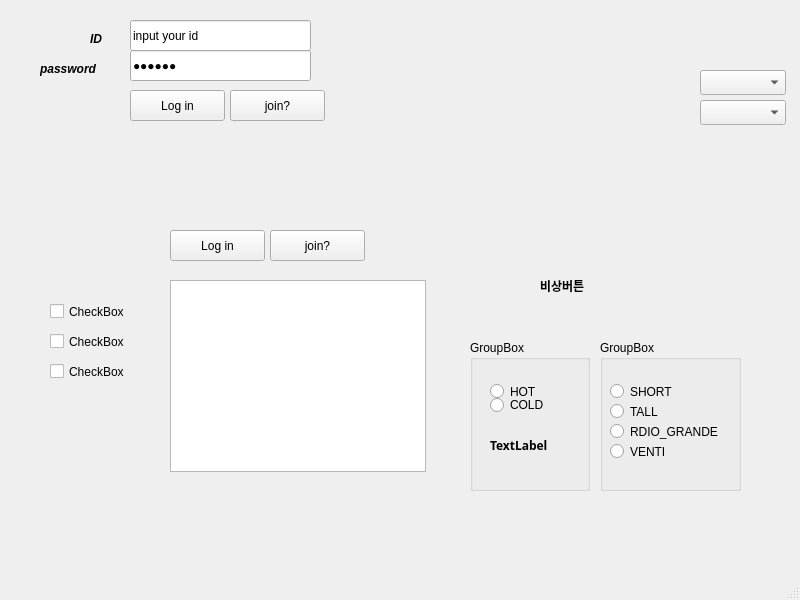
<?xml version="1.0" encoding="UTF-8"?>
<ui version="4.0">
 <class>MainWindow</class>
 <widget class="QMainWindow" name="MainWindow">
  <property name="geometry">
   <rect>
    <x>0</x>
    <y>0</y>
    <width>800</width>
    <height>600</height>
   </rect>
  </property>
  <property name="windowTitle">
   <string>MainWindow</string>
  </property>
  <widget class="QWidget" name="centralwidget">
   <widget class="QPushButton" name="PB1">
    <property name="geometry">
     <rect>
      <x>130</x>
      <y>90</y>
      <width>95</width>
      <height>31</height>
     </rect>
    </property>
    <property name="text">
     <string>Log in</string>
    </property>
   </widget>
   <widget class="QLineEdit" name="ID_INPUT">
    <property name="geometry">
     <rect>
      <x>130</x>
      <y>20</y>
      <width>181</width>
      <height>31</height>
     </rect>
    </property>
    <property name="text">
     <string>input your id</string>
    </property>
   </widget>
   <widget class="QLabel" name="ID">
    <property name="geometry">
     <rect>
      <x>90</x>
      <y>30</y>
      <width>67</width>
      <height>17</height>
     </rect>
    </property>
    <property name="font">
     <font>
      <weight>75</weight>
      <italic>true</italic>
      <bold>true</bold>
     </font>
    </property>
    <property name="text">
     <string>ID</string>
    </property>
   </widget>
   <widget class="QLineEdit" name="PASSWORD_INPUT">
    <property name="geometry">
     <rect>
      <x>130</x>
      <y>50</y>
      <width>181</width>
      <height>31</height>
     </rect>
    </property>
    <property name="text">
     <string>******</string>
    </property>
    <property name="echoMode">
     <enum>QLineEdit::Password</enum>
    </property>
   </widget>
   <widget class="QLabel" name="PASSWORD">
    <property name="geometry">
     <rect>
      <x>40</x>
      <y>60</y>
      <width>67</width>
      <height>17</height>
     </rect>
    </property>
    <property name="font">
     <font>
      <weight>75</weight>
      <italic>true</italic>
      <bold>true</bold>
     </font>
    </property>
    <property name="text">
     <string>password</string>
    </property>
   </widget>
   <widget class="QPushButton" name="PB2">
    <property name="geometry">
     <rect>
      <x>230</x>
      <y>90</y>
      <width>95</width>
      <height>31</height>
     </rect>
    </property>
    <property name="text">
     <string>join?</string>
    </property>
   </widget>
   <widget class="QLabel" name="pushbutton">
    <property name="geometry">
     <rect>
      <x>450</x>
      <y>100</y>
      <width>281</width>
      <height>151</height>
     </rect>
    </property>
    <property name="font">
     <font>
      <weight>75</weight>
      <italic>true</italic>
      <bold>true</bold>
     </font>
    </property>
    <property name="text">
     <string/>
    </property>
    <property name="pixmap">
     <pixmap resource="myqrc.qrc">:/newPrefix/images.jpeg</pixmap>
    </property>
   </widget>
   <widget class="QLabel" name="EMERGENCY_TEXT">
    <property name="geometry">
     <rect>
      <x>540</x>
      <y>260</y>
      <width>121</width>
      <height>51</height>
     </rect>
    </property>
    <property name="font">
     <font>
      <family>Ubuntu Mono</family>
      <weight>75</weight>
      <bold>true</bold>
     </font>
    </property>
    <property name="text">
     <string>비상버튼</string>
    </property>
   </widget>
   <widget class="QGroupBox" name="groupBox">
    <property name="geometry">
     <rect>
      <x>470</x>
      <y>340</y>
      <width>120</width>
      <height>151</height>
     </rect>
    </property>
    <property name="title">
     <string>GroupBox</string>
    </property>
    <widget class="QLabel" name="CHOICE">
     <property name="geometry">
      <rect>
       <x>20</x>
       <y>80</y>
       <width>121</width>
       <height>51</height>
      </rect>
     </property>
     <property name="font">
      <font>
       <family>Ubuntu Mono</family>
       <weight>75</weight>
       <bold>true</bold>
      </font>
     </property>
     <property name="text">
      <string>TextLabel</string>
     </property>
    </widget>
    <widget class="QRadioButton" name="RDIO_COLD">
     <property name="geometry">
      <rect>
       <x>20</x>
       <y>50</y>
       <width>112</width>
       <height>30</height>
      </rect>
     </property>
     <property name="text">
      <string>COLD</string>
     </property>
    </widget>
    <widget class="QRadioButton" name="RDIO_HOT">
     <property name="geometry">
      <rect>
       <x>20</x>
       <y>40</y>
       <width>112</width>
       <height>23</height>
      </rect>
     </property>
     <property name="text">
      <string>HOT</string>
     </property>
    </widget>
   </widget>
   <widget class="QGroupBox" name="groupBox_2">
    <property name="geometry">
     <rect>
      <x>600</x>
      <y>340</y>
      <width>141</width>
      <height>151</height>
     </rect>
    </property>
    <property name="title">
     <string>GroupBox</string>
    </property>
    <widget class="QRadioButton" name="RDIO_VENTI">
     <property name="geometry">
      <rect>
       <x>10</x>
       <y>100</y>
       <width>112</width>
       <height>23</height>
      </rect>
     </property>
     <property name="text">
      <string>VENTI</string>
     </property>
    </widget>
    <widget class="QRadioButton" name="RDIO_GRANDE">
     <property name="geometry">
      <rect>
       <x>10</x>
       <y>80</y>
       <width>112</width>
       <height>23</height>
      </rect>
     </property>
     <property name="text">
      <string>RDIO_GRANDE</string>
     </property>
    </widget>
    <widget class="QRadioButton" name="RDIO_SHORT">
     <property name="geometry">
      <rect>
       <x>10</x>
       <y>40</y>
       <width>112</width>
       <height>23</height>
      </rect>
     </property>
     <property name="text">
      <string>SHORT</string>
     </property>
    </widget>
    <widget class="QRadioButton" name="RDIO_TALL">
     <property name="geometry">
      <rect>
       <x>10</x>
       <y>60</y>
       <width>112</width>
       <height>23</height>
      </rect>
     </property>
     <property name="text">
      <string>TALL</string>
     </property>
    </widget>
   </widget>
   <widget class="QCheckBox" name="checkBox">
    <property name="geometry">
     <rect>
      <x>50</x>
      <y>300</y>
      <width>92</width>
      <height>23</height>
     </rect>
    </property>
    <property name="text">
     <string>CheckBox</string>
    </property>
   </widget>
   <widget class="QCheckBox" name="checkBox_2">
    <property name="geometry">
     <rect>
      <x>50</x>
      <y>360</y>
      <width>92</width>
      <height>23</height>
     </rect>
    </property>
    <property name="text">
     <string>CheckBox</string>
    </property>
   </widget>
   <widget class="QCheckBox" name="checkBox_3">
    <property name="geometry">
     <rect>
      <x>50</x>
      <y>330</y>
      <width>92</width>
      <height>23</height>
     </rect>
    </property>
    <property name="text">
     <string>CheckBox</string>
    </property>
   </widget>
   <widget class="QComboBox" name="comboBox_1">
    <property name="geometry">
     <rect>
      <x>700</x>
      <y>70</y>
      <width>86</width>
      <height>25</height>
     </rect>
    </property>
   </widget>
   <widget class="QComboBox" name="comboBox_2">
    <property name="geometry">
     <rect>
      <x>700</x>
      <y>100</y>
      <width>86</width>
      <height>25</height>
     </rect>
    </property>
   </widget>
   <widget class="QListWidget" name="listWidget">
    <property name="geometry">
     <rect>
      <x>170</x>
      <y>280</y>
      <width>256</width>
      <height>192</height>
     </rect>
    </property>
   </widget>
   <widget class="QPushButton" name="PB4">
    <property name="geometry">
     <rect>
      <x>270</x>
      <y>230</y>
      <width>95</width>
      <height>31</height>
     </rect>
    </property>
    <property name="text">
     <string>join?</string>
    </property>
   </widget>
   <widget class="QPushButton" name="PB3">
    <property name="geometry">
     <rect>
      <x>170</x>
      <y>230</y>
      <width>95</width>
      <height>31</height>
     </rect>
    </property>
    <property name="text">
     <string>Log in</string>
    </property>
   </widget>
  </widget>
  <widget class="QMenuBar" name="menubar">
   <property name="geometry">
    <rect>
     <x>0</x>
     <y>0</y>
     <width>800</width>
     <height>28</height>
    </rect>
   </property>
  </widget>
  <widget class="QStatusBar" name="statusbar"/>
 </widget>
 <resources>
  <include location="myqrc.qrc"/>
  <include location="../.designer/backup/myqrc.qrc"/>
 </resources>
 <connections/>
</ui>
